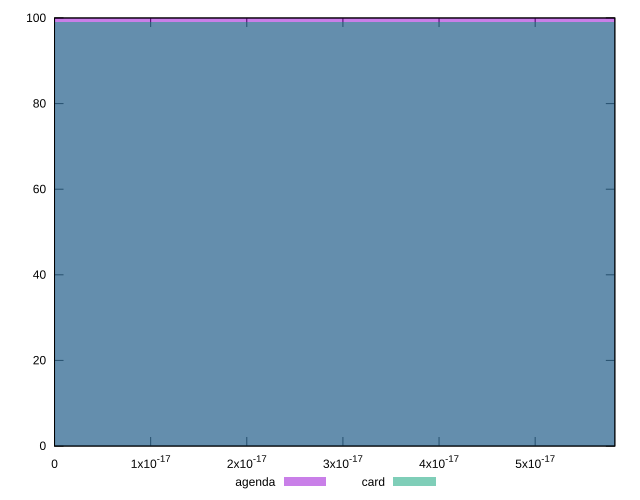

This chart was generated by the following gnuplot code:
reset

$agenda <<EOF
0 100
EOF

$card <<EOF
0 99
EOF

set key outside below
set boxwidth 1e-12
set xrange [0:5.828670879282072e-17]
set yrange [0:100]
set trange [0:100]
set style fill transparent solid 0.5 noborder
set terminal svg size 640, 500 enhanced background rgb 'white'
set output "reports/report_00027_2021-02-24T12-40-31.850Z/meta/score-difference/comparison/histogram/1_vs_2.svg"

plot $agenda title "agenda" with boxes, \
     $card title "card" with boxes

reset
